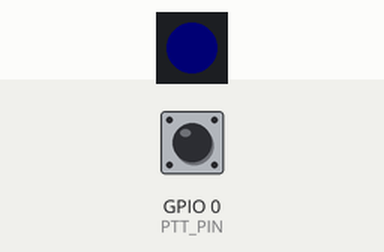
The sketch below on a simulated ESP32-S3. Parts: 1 RGB LEDs in strip order, left to right. The test bench sets the inputs (shaded band); at power-on: GPIO 0 (PTT_PIN) HIGH. Dim RGB values are drawn brighter than linear; I2S audio is not simulated (input reads silence); what the sketch prints to the serial monitor is not drawn.

Above: at 1.2 s.
1.3 s: GPIO 0 (PTT_PIN) pulled LOW for 0.15 s
At 1.44 s:
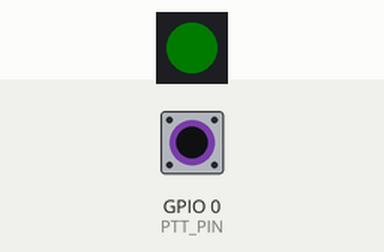
3.0 s: GPIO 0 (PTT_PIN) pulled LOW for 3.2 s
At 7.2 s:
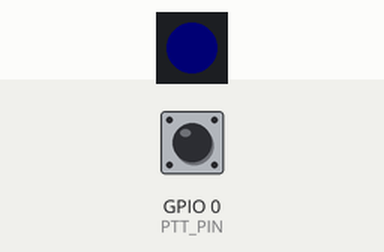
Timing chart, 0 to 8.7 s (numbered marks = the images above; inputs shaded):
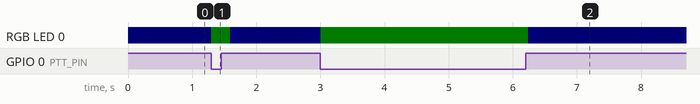

Measured:
- after the input at 1.3 s, RGB LED 0: RGB(0, 0, 1) → RGB(0, 3, 0) at once, → RGB(0, 0, 3) 0.29 s later, → RGB(0, 0, 1) 0.15 s later
- after the input at 3.0 s, RGB LED 0: RGB(0, 0, 1) → RGB(0, 3, 0) at once, → RGB(0, 0, 3) 3.2 s later, → RGB(0, 0, 1) 0.15 s later

The sketch:

sketch_esp32s3_audio.ino
```cpp
/*
 * HermesQ Audio Co-Processor — Waveshare ESP32-S3 Zero
 * =====================================================
 *
 * WHY THIS BOARD EXISTS
 * ----------------------
 * The Arduino UNO Q does not expose I2S pins, so an I2S microphone and an
 * I2S speaker cannot be wired to it directly. This ESP32-S3 Zero is a
 * dedicated audio front-end: it owns the I2S mic and I2S speaker, and
 * relays raw audio to/from the UNO Q's companion Linux runtime over a
 * plain UART link (NOT the Arduino RouterBridge channel used between the
 * UNO Q's STM32 core and its own Linux side — this is a second, separate
 * UART, S3 <-> UNO Q Linux only).
 *
 * The S3 does no speech-to-text and no intent parsing. Its job is:
 *   1. Capture mic audio (I2S RX) when push-to-talk is held.
 *   2. Stream it to the UNO Q Linux runtime as framed PCM over UART.
 *   3. Play short local tones (I2S TX) on ack / error / listening cues
 *      sent back from the Linux runtime.
 *
 * HARDWARE
 * --------
 *   MCU:      Waveshare ESP32-S3 Zero
 *   Mic:      INMP441 (or similar) I2S MEMS microphone, RX only
 *   Speaker:  MAX98357A (or similar) I2S class-D amp + speaker, TX only
 *   Trigger:  Push-to-talk button (onboard BOOT/GPIO0, or an external
 *             button wired to PTT_PIN) — deliberately push-to-talk
 *             rather than always-on VAD/wake-word: far more reliable in
 *             the field and avoids false triggers from RF/motor noise
 *             near the other HermesQ modules.
 *   Status:   Onboard WS2812 RGB LED (GPIO21 on the Zero) for at-a-glance
 *             state (idle / listening / sending / error) without needing
 *             the OLED.
 *
 * WIRING (adjust the #defines below to match your actual build — these
 * are free GPIOs on the S3 Zero that don't collide with the onboard LED,
 * USB, or the boot-select strapping pins other than the PTT button):
 *
 *   I2S MIC (INMP441)         S3 Zero
 *     BCLK (SCK)        -->   GPIO4
 *     WS   (LRCL)       -->   GPIO5
 *     SD   (DOUT)       -->   GPIO6
 *     L/R                --   GND (mono, left channel)
 *     VDD / GND          --   3V3 / GND
 *
 *   I2S SPEAKER (MAX98357A)   S3 Zero
 *     BCLK               -->  GPIO7
 *     LRC                -->  GPIO15
 *     DIN                -->  GPIO16
 *     GAIN / SD          --   per amp module default
 *     VIN / GND          --   5V (or 3V3) / GND
 *
 *   UART -> UNO Q Linux runtime (separate from RouterBridge)
 *     S3 TX (GPIO17)     -->  UNO Q Linux-side RX
 *     S3 RX (GPIO18)     <--  UNO Q Linux-side TX
 *     GND                --   shared GND with UNO Q
 *
 *   PUSH-TO-TALK
 *     PTT_PIN (default GPIO0 / BOOT, active-LOW, INPUT_PULLUP)
 *
 * PROTOCOL (matches host_daemon/audio_bridge.py, which runs on the UNO Q's
 * Debian host directly — NOT inside the App Lab-managed python/ app, which
 * runs in a container with no access to /dev/tty*. See host_daemon/README.md.)
 * -------------------------------------------------------------
 * Simple framed binary protocol over the UART, no handshake needed:
 *
 *   Byte 0-1  : magic 0xA5 0x5A
 *   Byte 2    : frame type
 *                 0x01 = AUDIO_START  (payload: none)
 *                 0x02 = AUDIO_CHUNK  (payload: raw 16-bit PCM, mono)
 *                 0x03 = AUDIO_END    (payload: none)
 *                 0x10 = TONE_ACK       (Linux -> S3, command understood)
 *                 0x11 = TONE_ERROR     (Linux -> S3, command not understood)
 *                 0x12 = TONE_LISTENING (Linux -> S3, ack that capture started)
 *   Byte 3-4  : payload length, little-endian uint16
 *   Byte 5..N : payload
 *   Byte N+1  : checksum = XOR of all payload bytes (0x00 if length is 0)
 *
 * Audio format streamed to Linux: 16 kHz, 16-bit signed PCM, mono —
 * a safe, common input rate for offline STT engines (e.g. Vosk).
 */

#include <Arduino.h>
#include <driver/i2s.h>
#include <Adafruit_NeoPixel.h>

// ─── Pin configuration ──────────────────────────────────────────────────────
#define MIC_BCLK_PIN     4
#define MIC_WS_PIN       5
#define MIC_SD_PIN       6

#define SPK_BCLK_PIN     7
#define SPK_LRC_PIN      15
#define SPK_DIN_PIN      16

#define UART_TX_PIN      17
#define UART_RX_PIN      18

#define PTT_PIN          0     // BOOT button, active-LOW
#define STATUS_LED_PIN   21
#define STATUS_LED_COUNT 1

// ─── Audio config ───────────────────────────────────────────────────────────
#define SAMPLE_RATE_HZ   16000
#define I2S_MIC_PORT     I2S_NUM_0
#define I2S_SPK_PORT     I2S_NUM_1
#define MIC_DMA_BUF_LEN  512
#define CHUNK_SAMPLES    512     // samples per UART audio chunk
#define MAX_UTTERANCE_MS 8000    // safety cap on a single push-to-talk hold

// ─── Framed UART protocol ───────────────────────────────────────────────────
#define FRAME_MAGIC_0    0xA5
#define FRAME_MAGIC_1    0x5A

enum FrameType : uint8_t {
  FRAME_AUDIO_START   = 0x01,
  FRAME_AUDIO_CHUNK    = 0x02,
  FRAME_AUDIO_END      = 0x03,
  FRAME_TONE_ACK        = 0x10,
  FRAME_TONE_ERROR       = 0x11,
  FRAME_TONE_LISTENING    = 0x12,
};

HardwareSerial LinkUART(1);   // UART1 -> UNO Q Linux runtime
Adafruit_NeoPixel statusLed(STATUS_LED_COUNT, STATUS_LED_PIN, NEO_GRB + NEO_KHZ800);

int16_t micBuf[CHUNK_SAMPLES];

// ─── Status LED helpers ─────────────────────────────────────────────────────
void ledSet(uint8_t r, uint8_t g, uint8_t b) {
  statusLed.setPixelColor(0, statusLed.Color(r, g, b));
  statusLed.show();
}
void ledIdle()      { ledSet(0, 0, 8); }
void ledListening() { ledSet(0, 20, 0); }
void ledSending()   { ledSet(0, 0, 20); }
void ledError()     { ledSet(25, 0, 0); }

// ─── I2S setup ───────────────────────────────────────────────────────────────
void setupMicI2S() {
  i2s_config_t cfg = {
    .mode = (i2s_mode_t)(I2S_MODE_MASTER | I2S_MODE_RX),
    .sample_rate = SAMPLE_RATE_HZ,
    .bits_per_sample = I2S_BITS_PER_SAMPLE_32BIT,   // INMP441 outputs 24-bit in a 32-bit slot
    .channel_format = I2S_CHANNEL_FMT_ONLY_LEFT,
    .communication_format = I2S_COMM_FORMAT_STAND_I2S,
    .intr_alloc_flags = ESP_INTR_FLAG_LEVEL1,
    .dma_buf_count = 4,
    .dma_buf_len = MIC_DMA_BUF_LEN,
    .use_apll = false,
    .tx_desc_auto_clear = false,
    .fixed_mclk = 0
  };
  i2s_pin_config_t pins = {
    .bck_io_num = MIC_BCLK_PIN,
    .ws_io_num = MIC_WS_PIN,
    .data_out_num = I2S_PIN_NO_CHANGE,
    .data_in_num = MIC_SD_PIN
  };
  i2s_driver_install(I2S_MIC_PORT, &cfg, 0, NULL);
  i2s_set_pin(I2S_MIC_PORT, &pins);
  i2s_zero_dma_buffer(I2S_MIC_PORT);
}

void setupSpeakerI2S() {
  i2s_config_t cfg = {
    .mode = (i2s_mode_t)(I2S_MODE_MASTER | I2S_MODE_TX),
    .sample_rate = SAMPLE_RATE_HZ,
    .bits_per_sample = I2S_BITS_PER_SAMPLE_16BIT,
    .channel_format = I2S_CHANNEL_FMT_ONLY_LEFT,
    .communication_format = I2S_COMM_FORMAT_STAND_I2S,
    .intr_alloc_flags = ESP_INTR_FLAG_LEVEL1,
    .dma_buf_count = 4,
    .dma_buf_len = MIC_DMA_BUF_LEN,
    .use_apll = false,
    .tx_desc_auto_clear = true,
    .fixed_mclk = 0
  };
  i2s_pin_config_t pins = {
    .bck_io_num = SPK_BCLK_PIN,
    .ws_io_num = SPK_LRC_PIN,
    .data_out_num = SPK_DIN_PIN,
    .data_in_num = I2S_PIN_NO_CHANGE
  };
  i2s_driver_install(I2S_SPK_PORT, &cfg, 0, NULL);
  i2s_set_pin(I2S_SPK_PORT, &pins);
}

// Reads one chunk of mic audio, converts 32-bit I2S slots -> 16-bit PCM.
size_t readMicChunk(int16_t* out, size_t maxSamples) {
  static int32_t raw[CHUNK_SAMPLES];
  size_t bytesRead = 0;
  i2s_read(I2S_MIC_PORT, raw, maxSamples * sizeof(int32_t), &bytesRead, portMAX_DELAY);
  size_t samples = bytesRead / sizeof(int32_t);
  for (size_t i = 0; i < samples; i++) {
    out[i] = (int16_t)(raw[i] >> 14);   // 32-bit slot, 24 significant bits -> 16-bit PCM
  }
  return samples;
}

// Plays a short local tone directly out the I2S speaker — no dependency on
// the Linux side, so feedback still works even if STT/UART is briefly down.
void playTone(uint16_t freqHz, uint16_t durationMs) {
  const int samples = (SAMPLE_RATE_HZ * durationMs) / 1000;
  int16_t sample;
  size_t written;
  for (int i = 0; i < samples; i++) {
    float t = (float)i / SAMPLE_RATE_HZ;
    sample = (int16_t)(6000.0f * sinf(2.0f * PI * freqHz * t));
    i2s_write(I2S_SPK_PORT, &sample, sizeof(sample), &written, portMAX_DELAY);
    i2s_write(I2S_SPK_PORT, &sample, sizeof(sample), &written, portMAX_DELAY); // stereo-safe dup
  }
}
void toneAck()       { playTone(1200, 90); }
void toneError()     { playTone(300, 220); }
void toneListening() { playTone(900, 60); }

// ─── Framed UART send/receive ────────────────────────────────────────────────
void sendFrame(FrameType type, const uint8_t* payload, uint16_t len) {
  uint8_t checksum = 0;
  for (uint16_t i = 0; i < len; i++) checksum ^= payload[i];
  LinkUART.write(FRAME_MAGIC_0);
  LinkUART.write(FRAME_MAGIC_1);
  LinkUART.write((uint8_t)type);
  LinkUART.write((uint8_t)(len & 0xFF));
  LinkUART.write((uint8_t)((len >> 8) & 0xFF));
  if (len > 0) LinkUART.write(payload, len);
  LinkUART.write(checksum);
}

// Non-blocking parser for frames coming back from the Linux runtime
// (tone cues only — Linux never streams audio back to the S3).
void pollIncomingFrames() {
  static uint8_t state = 0;
  static uint8_t type = 0;
  static uint16_t len = 0, idx = 0;
  static uint8_t payload[64];
  static uint8_t checksum = 0;

  while (LinkUART.available()) {
    uint8_t b = (uint8_t)LinkUART.read();
    switch (state) {
      case 0: state = (b == FRAME_MAGIC_0) ? 1 : 0; break;
      case 1: state = (b == FRAME_MAGIC_1) ? 2 : 0; break;
      case 2: type = b; state = 3; break;
      case 3: len = b; state = 4; break;
      case 4: len |= ((uint16_t)b << 8); idx = 0; checksum = 0;
              state = (len == 0) ? 6 : 5; break;
      case 5:
        if (idx < sizeof(payload)) payload[idx] = b;
        checksum ^= b;
        idx++;
        if (idx >= len) state = 6;
        break;
      case 6: {
        // b == received checksum; ignore mismatch for these tiny cue frames,
        // just act on the type.
        if (type == FRAME_TONE_ACK) { ledSet(0, 20, 0); toneAck(); ledIdle(); }
        else if (type == FRAME_TONE_ERROR) { ledError(); toneError(); ledIdle(); }
        else if (type == FRAME_TONE_LISTENING) { toneListening(); }
        state = 0;
        break;
      }
    }
  }
}

// ─── Push-to-talk capture ────────────────────────────────────────────────────
void doPushToTalk() {
  ledListening();
  sendFrame(FRAME_AUDIO_START, nullptr, 0);

  uint32_t startMs = millis();
  while (digitalRead(PTT_PIN) == LOW && (millis() - startMs) < MAX_UTTERANCE_MS) {
    size_t n = readMicChunk(micBuf, CHUNK_SAMPLES);
    if (n > 0) {
      sendFrame(FRAME_AUDIO_CHUNK, (uint8_t*)micBuf, n * sizeof(int16_t));
    }
  }

  sendFrame(FRAME_AUDIO_END, nullptr, 0);
  ledSending();
  // Result tone (ack/error) arrives asynchronously via pollIncomingFrames()
  // once the Linux side finishes STT + intent parsing + HID execution.
  delay(150);
  ledIdle();
}

// ─── Setup / loop ─────────────────────────────────────────────────────────────
void setup() {
  pinMode(PTT_PIN, INPUT_PULLUP);

  statusLed.begin();
  statusLed.setBrightness(40);
  ledIdle();

  LinkUART.begin(115200, SERIAL_8N1, UART_RX_PIN, UART_TX_PIN);

  setupMicI2S();
  setupSpeakerI2S();

  Serial.begin(115200);
  Serial.println("[HermesQ Audio] ESP32-S3 audio co-processor ready.");
  Serial.println("[HermesQ Audio] Hold PTT (GPIO0 / BOOT) to talk.");
}

void loop() {
  pollIncomingFrames();

  static bool wasHeld = false;
  bool held = (digitalRead(PTT_PIN) == LOW);
  if (held && !wasHeld) {
    doPushToTalk();
  }
  wasHeld = held;

  delay(2);
}
```
